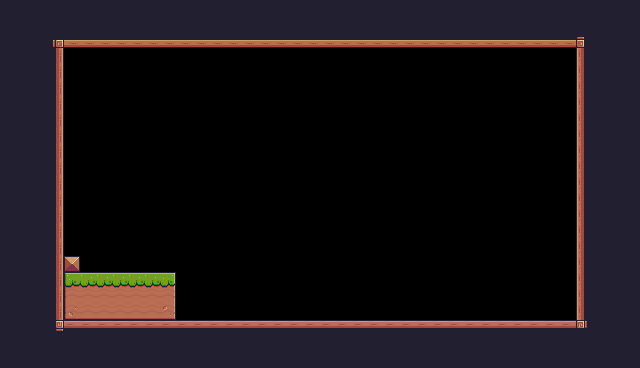

Below is a game level as drawn by its tile map, then a one-line description and the .tmx file that defines it, in full:
An orthogonal 40x23 tile map with 16x16 px tiles, 1 tile layer (Background).

<map version="1.10" tiledversion="1.11.1" orientation="orthogonal" renderorder="right-down" width="40" height="23" tilewidth="16" tileheight="16" infinite="0" nextlayerid="2" nextobjectid="1">
 <tileset firstgid="1" source="Pixel Adventure.tsx" />
 <layer id="1" name="Background" width="40" height="23">
  <data encoding="csv">
112,112,112,112,112,112,112,112,112,112,112,112,112,112,112,112,112,112,112,112,112,112,112,112,112,112,112,112,112,112,112,112,112,112,112,112,112,112,112,112,
112,112,112,112,112,112,112,112,112,112,112,112,112,112,112,112,112,112,112,112,112,112,112,112,112,112,112,112,112,112,112,112,112,112,112,112,112,112,112,112,
112,112,112,92,134,134,134,134,134,134,134,134,134,134,134,134,134,134,134,134,134,134,134,134,134,134,134,134,134,134,134,134,134,134,134,134,93,112,112,112,
112,112,112,113,0,0,0,0,0,0,0,0,0,0,0,0,0,0,0,0,0,0,0,0,0,0,0,0,0,0,0,0,0,0,0,0,111,112,112,112,
112,112,112,113,0,0,0,0,0,0,0,0,0,0,0,0,0,0,0,0,0,0,0,0,0,0,0,0,0,0,0,0,0,0,0,0,111,112,112,112,
112,112,112,113,0,0,0,0,0,0,0,0,0,0,0,0,0,0,0,0,0,0,0,0,0,0,0,0,0,0,0,0,0,0,0,0,111,112,112,112,
112,112,112,113,0,0,0,0,0,0,0,0,0,0,0,0,0,0,0,0,0,0,0,0,0,0,0,0,0,0,0,0,0,0,0,0,111,112,112,112,
112,112,112,113,0,0,0,0,0,0,0,0,0,0,0,0,0,0,0,0,0,0,0,0,0,0,0,0,0,0,0,0,0,0,0,0,111,112,112,112,
112,112,112,113,0,0,0,0,0,0,0,0,0,0,0,0,0,0,0,0,0,0,0,0,0,0,0,0,0,0,0,0,0,0,0,0,111,112,112,112,
112,112,112,113,0,0,0,0,0,0,0,0,0,0,0,0,0,0,0,0,0,0,0,0,0,0,0,0,0,0,0,0,0,0,0,0,111,112,112,112,
112,112,112,113,0,0,0,0,0,0,0,0,0,0,0,0,0,0,0,0,0,0,0,0,0,0,0,0,0,0,0,0,0,0,0,0,111,112,112,112,
112,112,112,113,0,0,0,0,0,0,0,0,0,0,0,0,0,0,0,0,0,0,0,0,0,0,0,0,0,0,0,0,0,0,0,0,111,112,112,112,
112,112,112,113,0,0,0,0,0,0,0,0,0,0,0,0,0,0,0,0,0,0,0,0,0,0,0,0,0,0,0,0,0,0,0,0,111,112,112,112,
112,112,112,113,0,0,0,0,0,0,0,0,0,0,0,0,0,0,0,0,0,0,0,0,0,0,0,0,0,0,0,0,0,0,0,0,111,112,112,112,
112,112,112,113,0,0,0,0,0,0,0,0,0,0,0,0,0,0,0,0,0,0,0,0,0,0,0,0,0,0,0,0,0,0,0,0,111,112,112,112,
112,112,112,113,0,0,0,0,0,0,0,0,0,0,0,0,0,0,0,0,0,0,0,0,0,0,0,0,0,0,0,0,0,0,0,0,111,112,112,112,
112,112,112,113,35,0,0,0,0,0,0,0,0,0,0,0,0,0,0,0,0,0,0,0,0,0,0,0,0,0,0,0,0,0,0,0,111,112,112,112,
112,112,112,113,7,8,8,8,8,8,9,0,0,0,0,0,0,0,0,0,0,0,0,0,0,0,0,0,0,0,0,0,0,0,0,0,111,112,112,112,
112,112,112,113,29,30,30,30,30,30,31,0,0,0,0,0,0,0,0,0,0,0,0,0,0,0,0,0,0,0,0,0,0,0,0,0,111,112,112,112,
112,112,112,113,51,52,52,52,52,52,53,0,0,0,0,0,0,0,0,0,0,0,0,0,0,0,0,0,0,0,0,0,0,0,0,0,111,112,112,112,
112,112,112,114,90,90,90,90,90,90,90,90,90,90,90,90,90,90,90,90,90,90,90,90,90,90,90,90,90,90,90,90,90,90,90,90,115,112,112,112,
112,112,112,112,112,112,112,112,112,112,112,112,112,112,112,112,112,112,112,112,112,112,112,112,112,112,112,112,112,112,112,112,112,112,112,112,112,112,112,112,
112,112,112,112,112,112,112,112,112,112,112,112,112,112,112,112,112,112,112,112,112,112,112,112,112,112,112,112,112,112,112,112,112,112,112,112,112,112,112,112
</data>
 </layer>
</map>
